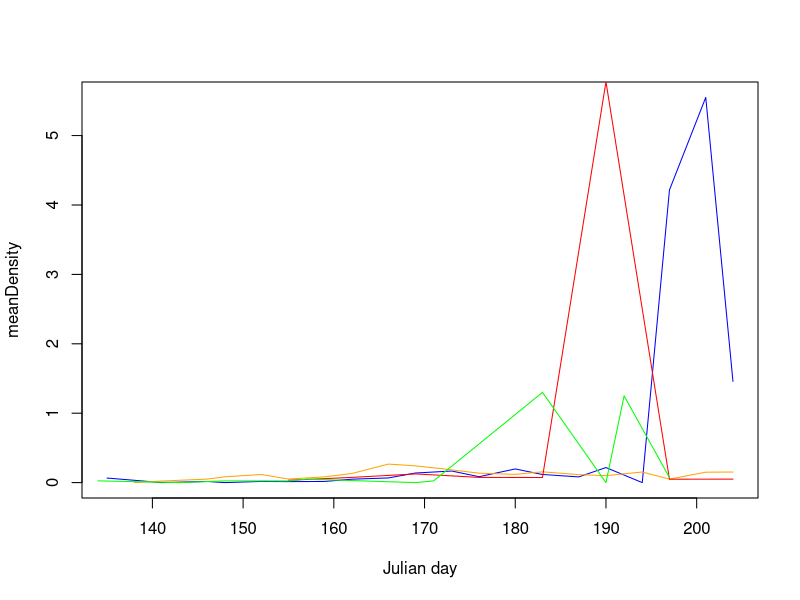

Recreate this plot in R. (Note: this script raises an error after producing the figure.)
################################################
# Script for conducting basic analyses based on 
# Caterpillars Count! data exported from the
# phpMyAdmin project site.

# Data include:
#
# tbl_surveys: date, site, time, and temperature of all survey events
#
# tbl_orders: arthropod observed, their length, and count associated with
#             each survey event

# Load required libraries
library(plyr)
library(dplyr)
library(lubridate)
library(stringr)

# Read in data
surveys = read.csv('data/tbl_surveys.csv', header=F)
orders = read.csv('data/tbl_orders.csv', header=F)

names(surveys) = c('surveyID', 'site', 'userID', 'circle', 'survey', 'dateStart',
                   'dateSubmit', 'tempMin', 'tempMax', 'notes', 'plantSp',
                   'herbivory', 'photo', 'isValid')
names(orders) = c('recordID', 'surveyID', 'arthropod', 'length', 'notes',
                  'count', 'photo', 'time', 'isValid')

# Convert 'survey' field to character from factor
surveys$survey = as.character(surveys$survey)


# Merge orders and surveys table
orders2 = merge(surveys, orders, by = 'surveyID', all.x = T)

orders2$date = as.POSIXlt(word(orders2$dateStart, 1, sep = " "), format = "%m/%d/%Y")
orders2$julianday = yday(orders2$date)

orders3 = orders2[, c('surveyID', 'userID','site', 'survey', 'circle', 'date','julianday',
                      'plantSp','herbivory','arthropod','length',
                      'count','notes.y','notes.x')]

# Add column with arthopod order code
arthcodes = read.csv('arth_codes.csv', header=T)
arthcodes1 = arthcodes[, c('ArthCode', 'DataName')]
names(arthcodes1) = c('arthCode', 'arthropod')
orders4 <- merge(orders3, arthcodes1, all.x = TRUE, sort = FALSE)
orders4 <- orders4[, c('surveyID', 'userID','site', 'survey', 'circle', 'date','julianday',
                        'plantSp','herbivory','arthropod','arthCode','length',
                        'count','notes.y','notes.x')]
orders4 <- orders4[order(orders4$date),]

# Add a column indicating if the leaves were wet
orders4$wetLeaves = c()
tempwet <- sort(c(grep("wet leaves", orders4$notes.x), grep("Wet leaves", orders4$notes.x), 
      grep("very dewy", orders4$notes.x), grep("Wet Leaves", orders4$notes.x)))
orders4$wetLeaves = rep('no', nrow(orders4))
orders4$wetLeaves[tempwet] = 'yes'

#tempwet$wetLeaves = 'yes'
#tempwet1 <- tempwet[, c('surveyID', 'wetLeaves')]
#orders5 <- merge(orders4, tempwet1, by = 'wetLeaves', all.x = T)
#orders5$wetLeaves[is.na(orders5$wetLeaves)] = 'no'


# temp fix of date class
orders4$date = as.character(orders4$date)

# add a year column
tempdate <- substring(orders4$date, 1, 4)
orders4$year = tempdate

# List of unique survey events
events = unique(orders4[, c("surveyID", "userID", "date", "year", "julianday", "site", "circle", "survey")])


# Function for checking survey events for a given site and year

surveyCount = function(events, site, year) {
  subevents = subset(events, site == site & year == year)
  #Count number of survey locations per date
  survcount1 = data.frame(table(subevents$date))
  names(survcount1) = c('date', 'numSurveys')                        
  survcount2 = data.frame(table(subevents[, c('date', 'circle', 'survey')]))
  zerocounts = survcount2[survcount2$Freq == 0,]
  zerocounts = zerocounts[order(zerocounts$date, zerocounts$circle, zerocounts$survey),]
  multicounts = survcount2[survcount2$Freq > 1,]
  multicounts = multicounts[order(multicounts$date, multicounts$circle, multicounts$survey),]
}





# Calculate mean density per survey

meanDensityByDay = function(surveyData,            # merged dataframe of surveys and orders tables
                       ordersToInclude = 'All',       # which arthropod orders to calculate density for (codes)
                       byTreeSpecies = FALSE, # do we want to calculate densities separately for each tree?
                       minLength = 0,         # minimum arthropod size to include
                       inputYear,
                       inputSite, 
                       plot = F,
                       plotVar = 'meanDensity',
                       new = T,
                       color = 'black')                  
  
  {
  dataYearSite = surveyData[surveyData$year == inputYear & surveyData$site == inputSite, ]
  effortByDay = data.frame(table(unique(dataYearSite[, c('surveyID', 'julianday')])$julianday))
  names(effortByDay) = c('julianday', 'numSurveys')
  
  if(ordersToInclude=='All') {
    ordersToInclude = unique(surveyData$arthCode)
  }
  
  temp = filter(surveyData,
                surveyData$year == inputYear & 
                surveyData$site == inputSite &
                length >= minLength & 
                arthCode %in% ordersToInclude)
  
  
  if (byTreeSpecies) {
    temp2 = ddply(temp, .(site, julianday, year, plantSp), summarize, 
                  totalCount = sum(count))
    
  } else {
    temp2 = ddply(temp, .(site, julianday, year), summarize, 
                  totalCount = sum(count))
  }
  
  temp3 = merge(effortByDay, temp2[, c('julianday', 'totalCount')], by = 'julianday', all = T)
  temp3$totalCount[is.na(temp3$totalCount)] = 0
  temp3$meanDensity = temp3$totalCount/temp3$numSurveys
  temp3$fracSurveys = sum(temp3$totalCount > 0) / temp3$numSurveys
  temp3$julianday = as.numeric(as.character(temp3$julianday))
  if (plot & new) {
    plot(temp3$julianday, temp3[, plotVar], type = 'l', 
         col = color, xlab = "Julian day", ylab = plotVar)
  } else if (plot & new==F) {
    points(temp3$julianday, temp3[, plotVar], type = 'l', col = color)
  }
  return(temp3)
}





# Create different subsets of data for beat sheets vs visual surveys, 
# morning versus afternoon, etc. Also, try to pull out the number of leaves
# for the BEAT SHEETs.


# Separating the data:

# For the word function:
library(stringr)

# All visual surveys
visualsurvey = orders4[!grepl("BEAT SHEET", orders4$notes.x),]

# Botanical Garden visual surveys
visualsurveybg = visualsurvey[visualsurvey$site == 8892356,]

# Prairie Ridge visual surveys
visualsurveypr = visualsurvey[visualsurvey$site == 117,]


# For separating the Prairie Ridge data:

# Our visual surveys ONLY, not including repeat surveys
# Checked data and "REPEAT SURVEY" only format used so far to indicate
tempvis = visualsurveypr[!grepl("REPEAT SURVEY", visualsurveypr$notes.x),]
labsurvey = tempvis[tempvis$userID %in% c(69, 130, 131, 132), ]

# Our repeat surveys ONLY
repsurvey = visualsurveypr[grep("REPEAT SURVEY", visualsurveypr$notes.x),]

# Volunteer surveys
volsurvey = visualsurveypr[visualsurveypr$userID == 129,]

# Beat sheets and isolating # leaves into a new column
beatsheet = orders4[grep("BEAT SHEET", orders4$notes.x),]
leavesNumTemp <- word(beatsheet$notes.x, -1, sep = "= ")
leavesNumTemp1 <- word(leavesNumTemp, -1, sep = "BEAT SHEET; Leaves  ")
leavesNumTemp2 <- word(leavesNumTemp1, -1, sep = "BEAT SHEET; Leaves=")
leavesNumTemp3 <- word(leavesNumTemp2, 1, sep = ";")
leavesNumTemp4 <- word(leavesNumTemp3, 1, sep = ",")
leavesNumTemp5 <- gsub(" ", "", leavesNumTemp4)
leavesNumTemp6 <- gsub("\n", "", leavesNumTemp5)
leavesNumTemp7 <- gsub("Unknown", "unknown", leavesNumTemp6)
beatsheet$leavesNum <- as.numeric(leavesNumTemp7)


# Pulling out # Leaves, use strsplit(orders4$notes.x, "BEAT SHEET; Leaves = ")
# splitbeat <- strsplit(as.character(beatsheet$notes.x), split = "BEAT SHEET; Leaves = ")
# beatsheet$leavesBeatTemp = splitbeat


# Plotting and calculations

# Prairie Ridge
# temporarily going to take out julian day 170, not a PR day and only one caterpillar seen on one survey

labsurvey1 <- labsurvey[labsurvey$julianday != 170, ]
twoorders <- c('LEPL', 'ORTH')

# Plot our morning surveys, our beat sheet surveys, our repeat surveys, and the volunteer surveys all on one graph
PRam = meanDensityByDay(labsurvey1, "LEPL", inputYear = 2015, inputSite = 117, plot = T, new = T, color = 'blue')
PRbs = meanDensityByDay(beatsheet, "LEPL", inputYear = 2015, inputSite = 117, plot = T, new = F, color = 'orange')
PRpm = meanDensityByDay(repsurvey, "LEPL", inputYear = 2015, inputSite = 117, plot = T, new = F, color = 'red')
PRvol = meanDensityByDay(volsurvey, "LEPL", inputYear = 2015, inputSite = 117, plot = T, new = F, color = 'green')

PRam = meanDensityByDay(labsurvey1, "LEPL", inputYear = 2015, inputSite = 117, plot = T, plotVar = '', new = T, color = 'blue')
PRbs = meanDensityByDay(beatsheet, "LEPL", inputYear = 2015, inputSite = 117, plot = T, plotVar = 'meanDensity', new = F, color = 'plum')
PRpm = meanDensityByDay(repsurvey, "LEPL", inputYear = 2015, inputSite = 117, plot = T, plotVar = 'meanDensity', new = F, color = 'red')
PRvol = meanDensityByDay(volsurvey, "LEPL", inputYear = 2015, inputSite = 117, plot = T, plotVar = 'meanDensity', new = F, color = 'green')
legend("topleft", c('lab am surveys', 'lab beat sheet', 'lab pm surveys', 'volunteer surveys'),lwd = 2, lty = 'solid', 
       col = c('blue', 'plum', 'red', 'green'))


# Plot our morning surveys, our beat sheet surveys, our repeat surveys, and the volunteer surveys all on one graph
PRam = meanDensityByDay(labsurvey1, "LEPL", inputYear = 2015, inputSite = 117, plot = T, plotVar = 'fracSurveys', new = T, color = 'blue')
PRbs = meanDensityByDay(beatsheet, "LEPL", inputYear = 2015, inputSite = 117, plot = T, plotVar = 'fracSurveys', new = F, color = 'plum')
PRpm = meanDensityByDay(repsurvey, "LEPL", inputYear = 2015, inputSite = 117, plot = T, plotVar = 'fracSurveys', new = F, color = 'red')
PRvol = meanDensityByDay(volsurvey, "LEPL", inputYear = 2015, inputSite = 117, plot = T, plotVar = 'fracSurveys', new = F, color = 'green')
legend("topleft", c('lab am surveys', 'lab beat sheet', 'lab pm surveys', 'volunteer surveys'),lwd = 2, lty = 'solid', 
       col = c('blue', 'orange', 'red', 'green'))


# Plot our morning surveys, our beat sheet surveys, our repeat surveys, and the volunteer surveys all on one graph
PRam = meanDensityByDay(labsurvey1, "All", inputYear = 2015, inputSite = 117, plot = T, plotVar = 'fracSurveys', new = T, color = 'blue')
PRbs = meanDensityByDay(beatsheet, "All", inputYear = 2015, inputSite = 117, plot = T, plotVar = 'fracSurveys', new = F, color = 'plum')
PRpm = meanDensityByDay(repsurvey, "All", inputYear = 2015, inputSite = 117, plot = T, plotVar = 'fracSurveys', new = F, color = 'red')
PRvol = meanDensityByDay(volsurvey, "All", inputYear = 2015, inputSite = 117, plot = T, plotVar = 'fracSurveys', new = F, color = 'green')
legend("topleft", c('lab am surveys', 'lab beat sheet', 'lab pm surveys', 'volunteer surveys'),lwd = 2, lty = 'solid', 
       col = c('blue', 'plum', 'red', 'green'))




# Merge each of the subsets above together
PRall1 = merge(PRam[,c('julianday','meanDensity')], PRbs[, c('julianday','meanDensity')], by='julianday', all = T)
names(PRall1) = c('julianday','density_am','density_bs')
PRall2 = merge(PRall1, PRpm[,c('julianday','meanDensity')], by = 'julianday', all = T)
names(PRall2)[4] = 'density_pm'
PRall = merge(PRall2, PRvol[,c('julianday','meanDensity')], by = 'julianday', all = T)
names(PRall)[5] = 'density_vol'


# Botanical Garden
BG = meanDensityByDay(visualsurveybg, 'LEPL', inputYear = '2015', inputSite = 8892356,
                      plot = T, new = T, color = 'black') 
